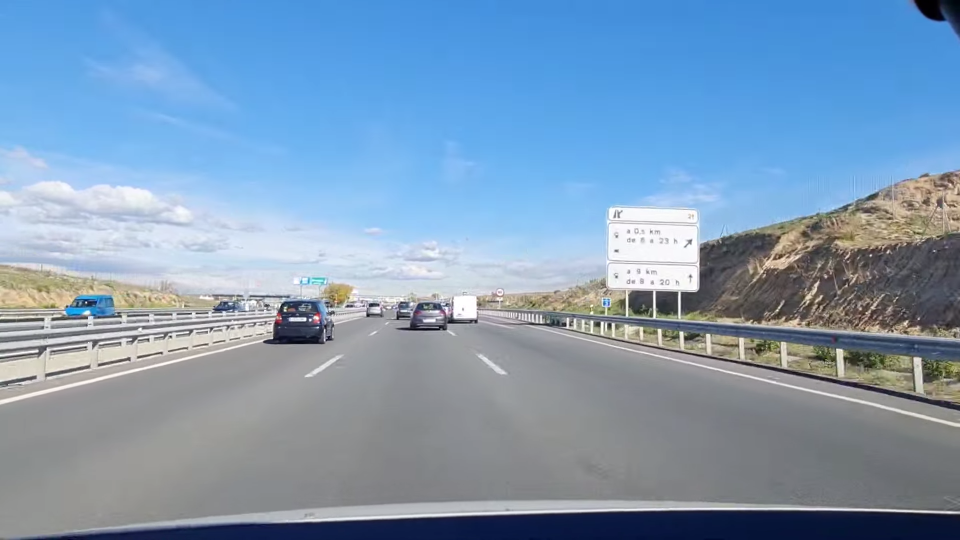
#> input picture imagenesTest/00000.png, 1920 x 1080 px (shown at 1/2 size); its folder holds only this picture in this run
$ jupyter execute --allow-errors notebook_BlueFilter_deff_criss.ipynb
#> lines starting #> are read from the running program, lines starting #| are printed output that depends on the picture; after the words box and inside, x2 and y2 are one past the last pixel; in counts of white or black regions, pixels touching at a corner belong together
## Práctica 1 - Detección de paneles de señalización vertical azul en autovías

Se desea construir un sistema para la detección automática de paneles informativos de tráfico de color azul, en imágenes realistas que han sido tomadas desde un coche (ver figura adjunta). Los paneles se han diseñado para que sean fácilmente distinguibles del entorno en cualquier condición de luz, color de fondo y climatología.

Observando la imagen adjunta podemos hacernos una idea sobre el tipo de información que nos permitirá distinguir un tipo de otro de panel, e incluso localizarlos en una imagen de carretera. En particular, se distinguen por su forma geométrica rectangular, por las zonas en las que se divide (borde claro y fondo oscuro) o por el color del mismo (azul y blanco). Es decir, para detectar este tipo de paneles podríamos utilizar:
- Un detector de regiones de alto contraste (detectaríamos la parte interna del panel).
- Un algoritmo que detectase rectángulos (p.ej., combinando detección de líneas con detectores de esquinas).
- Un algoritmo para descubrir qué píxeles son de color azul en la imagen junto con su distribución espacial.
- Detectar ciertas formas que aparecen en los paneles en localizaciones especiales (símbolo de salida de la autopista por la izquierda o derecha, diversos tipos de flechas, etc.).
- Cualquier otra técnica que tenga en cuenta color y forma.

El objetivo de esta práctica es desarrollar un detector básico de sub-paneles de información en autovías (como se ve en la figura adjunta). Hablamos de sub-paneles porque la idea es detectar cada una de las regiones rectangulares azules enmarcadas con un borde blanco en los paneles de la carretera. Para desarrollar el algoritmo de detección, como en muchos otros problemas de este tipo, se ofrece una
colección de imágenes de test tomadas desde un coche.

[cell 1]
import cv2
import os
import numpy as np
from matplotlib import pyplot as plt, colors
from colorsys import hsv_to_rgb
from random import random

# Carga de imagenes
Cargar las imágenes de aprendizaje en color, guardarlas en una lista y mostrar la primera y la última usando imshow de matplotlib.

[cell 2]
def upload_images(images_dir):
#> called with images_dir = 'imagenesTest'
    images = []

    for file in os.listdir(images_dir):
        if file.endswith(".jpg") or file.endswith(".png"):
            img_path = os.path.join(images_dir, file)
            image = cv2.imread(img_path)
#> image is the input picture: shape (1080, 1920, 3); mean B, G, R 182.1, 154.8, 127.1
            if image is not None:
                images.append(image)

    return images

def show_first_and_last(images):
    if len(images) > 0:
        _, axes = plt.subplots(1, 2, figsize=(15, 3))

        axes[0].imshow(cv2.cvtColor(images[0], cv2.COLOR_BGR2RGB))
        axes[0].set_title('Primera')

        axes[1].imshow(cv2.cvtColor(images[-1], cv2.COLOR_BGR2RGB))
        axes[1].set_title('Última Imagen')
        plt.show()

    else:
        print("No se encontraron imágenes en la carpeta especificada.")

#-------------------------------------------------------------------------------------------------------------
original_images = upload_images('imagenesTest')
#> original_images = 1 item
show_first_and_last(original_images)
#> in show_first_and_last, `plt.show()`:
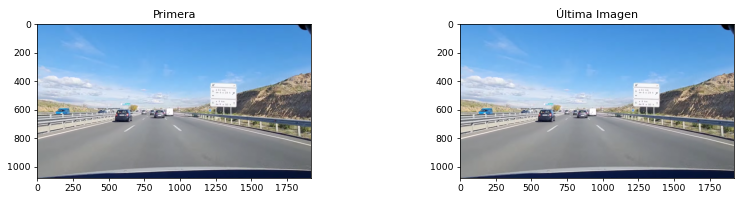
#> figure drawn by matplotlib, 2 panels

# FUNCIONES PARA NORMALIZAR LAS IMAGENES ANTES DE APLICAR MSER

## Pasar a niveles de gris

[cell 3]
# [4 lines left out: function gray_scale, not called in this run]

## Filtro de color azul

[cell 4]
def blue_filter(images):
    filtered_images = []

    for image in images:
        clahe = cv2.createCLAHE(clipLimit=2.0, tileGridSize=(8, 8))
        lab = cv2.cvtColor(image, cv2.COLOR_BGR2LAB)
        lab_planes = cv2.split(lab)
        lab_planes = list(lab_planes)
        lab_planes[0] = clahe.apply(lab_planes[0])
        lab = cv2.merge(lab_planes)
        image = cv2.cvtColor(lab, cv2.COLOR_LAB2BGR)

        img = cv2.cvtColor(image, cv2.COLOR_BGR2HSV)
        mask = cv2.inRange(img, np.array([90, 155, 0]), np.array([130, 255, 255]))

        filtered_images.append(mask)
    return filtered_images

[cell 5]
def blue_filter_img(img):
    clahe = cv2.createCLAHE(clipLimit=2.0, tileGridSize=(8, 8))
    lab = cv2.cvtColor(img, cv2.COLOR_BGR2LAB)
    lab_planes = cv2.split(lab)
    lab_planes = list(lab_planes)
    lab_planes[0] = clahe.apply(lab_planes[0])
    lab = cv2.merge(lab_planes)
    image = cv2.cvtColor(lab, cv2.COLOR_LAB2BGR)

    img = cv2.cvtColor(image, cv2.COLOR_BGR2HSV)
    mask = cv2.inRange(img, np.array([90, 155, 0]), np.array([130, 255, 255]))
    return mask

## Incremento de saturación

[cell 6]
# [5 lines left out: function increase_saturation, not called in this run]

[cell 7]
def saturacion(images):
    imagesResult = []

    for image in images:
        hsv_image = cv2.cvtColor(image, cv2.COLOR_BGR2HSV)
        s_channel = hsv_image[:,:,1]
        indexSaturation = np.mean(s_channel)
        newImage = image.copy()

        if (indexSaturation<27):
            newImage = increase_saturation(newImage)
            imagesResult.append(newImage)
        else:
            imagesResult.append(newImage)
#> this loop made 1 pass
#> indexSaturation on pass 1: 76.89
#> pass 1, in saturacion, `s_channel = hsv_image[:,:,1]`:
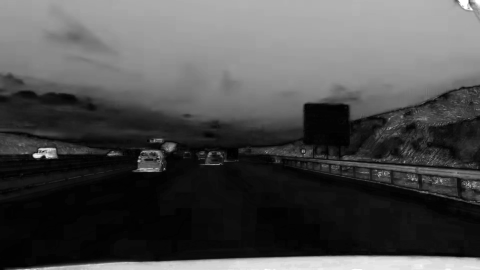
#> s_channel: shape (1080, 1920) (shown at 1/4 size); min 0, max 255, mean 76.9
#> after the loop, imagesResult = 1 item

    return imagesResult

imagenesSaturadas = saturacion(original_images.copy())
#> imagenesSaturadas = 1 item

# Detección de regiones de alto contraste

Utilizar MSER como detector de regiones de alto contraste (mser.detectRegions).

Crear una función que aplique MSER a la lista de imágenes. Hay que tener en cuenta que los parámetros de MSER se pueden ajustar en el constructor de la clase (cv2.MSER_create). El ajustar los parámetros puede suponer eliminar muchas detecciones incorrectas (http://stackoverflow.com/questionshttps://stackoverflow.com/questions/53317592/reading-pascal-voc-annotations-in-python/17647500/exact-meaning-of-the-parameters-given-to-initialize-mser-in-opencv-2-4-x).

Mostrar el resultado de aplicar la función sobre la primera y la última imagen de la lista usando imshow de matplotlib.

#### Aplicamos el filtro de azul a las imagenes para crear las mascaras donde aplicaremos MSER

[cell 8]
filtered_images = blue_filter(imagenesSaturadas.copy())
#> the loop in blue_filter, `for image in images:` made 1 pass
#> filtered_images = 1 item

[cell 9]
def mser(isat, filtered_images):
    processed_images = [] # Original and saturation-enhanced images in case of fog
    images_with_drawn_regions = []
    detected_regions = []

    for i, _ in enumerate(filtered_images):
        copy_filtered_img = filtered_images[i].copy()
        copy_originald_img = isat[i].copy() # To increase saturation
        copy_original = isat[i].copy() # To draw the regions

        kernel = cv2.getStructuringElement(cv2.MORPH_RECT, (4,4))
        filtered_image = cv2.dilate(copy_filtered_img, kernel)
        filtered_image = filtered_image-copy_filtered_img

        mser = cv2.MSER_create(delta=10, max_variation=0.05, min_area=900, max_area=5000)
        polygons, _ = mser.detectRegions(filtered_image)

        hulls = []
        for p in polygons:
            hull = cv2.convexHull(p.reshape(-1, 1, 2))
            hulls.append(hull)

        detected_regions.append(polygons)
        processed_images.append(copy_originald_img)

        cv2.polylines(copy_original, hulls, 1, (0, 0, 255), 3)
        images_with_drawn_regions.append(copy_original)
#> this loop made 1 pass
#> kernel on pass 1: [[1, 1, 1, 1], [1, 1, 1, 1], [1, 1, 1, 1], [1, 1, 1, 1]]
#> pass 1, in mser, `copy_filtered_img = filtered_images[i].copy()`:
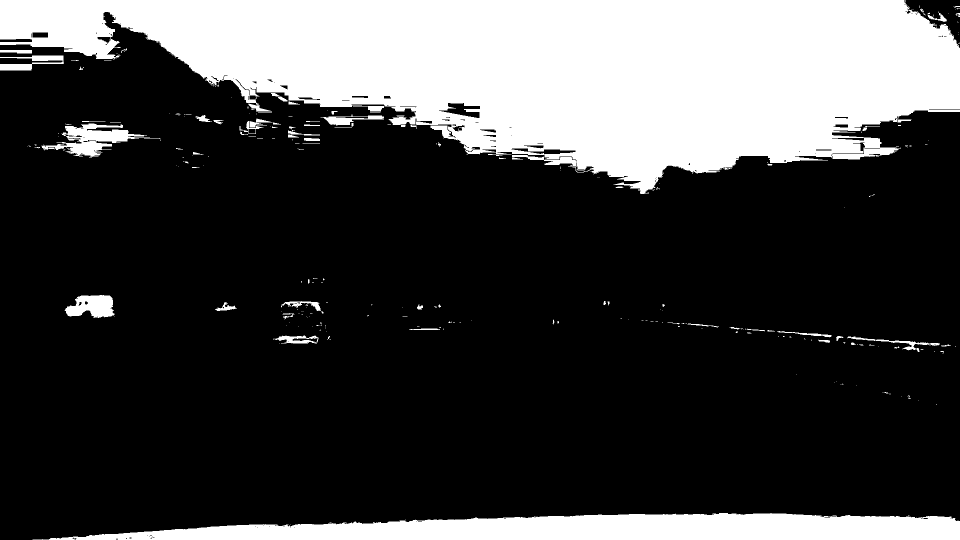
#> copy_filtered_img: shape (1080, 1920) (shown at 1/2 size); 26% white; 287 white regions (209 under 20 px), largest, box (x1, y1, x2, y2) and area: (0, 0, 1920, 388) 448755, (65, 1026, 1920, 1080) 70014, (84, 247, 300, 315) 5758
#> pass 1, in mser, `filtered_image = filtered_image-copy_filtered_img`:
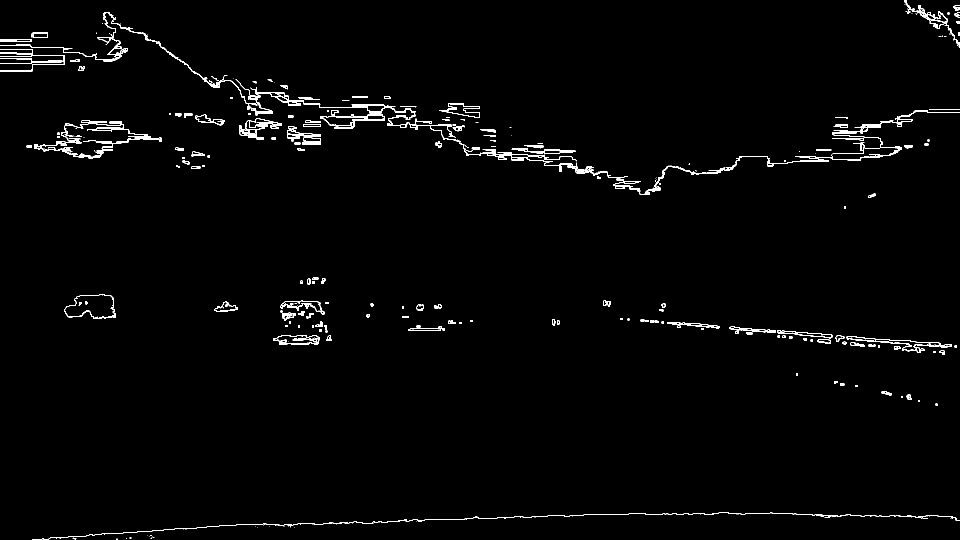
#> filtered_image: shape (1080, 1920) (shown at 1/2 size); 1.5% white in thin lines or dots
#> after the loop:
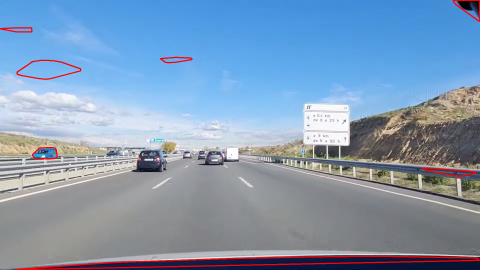
#> copy_original: shape (1080, 1920, 3) (shown at 1/4 size); mean B, G, R 180.6, 153.8, 129.9
#> after the loop, detected_regions = 1 item; images_with_drawn_regions = 1 item; processed_images = 1 item

    show_first_and_last(images_with_drawn_regions)

    return images_with_drawn_regions, detected_regions, processed_images

#---------------------------------------------------------------------------------------------
images_with_drawn_regions, detected_regions, processed_images = mser(imagenesSaturadas.copy(), filtered_images.copy())
#> images_with_drawn_regions = 1 item; detected_regions = 1 item; processed_images = 1 item

[cell 10]
# To display the result of all images
'''
for i,image in enumerate(images_with_drawn_regions):
    cv2.imshow('IMAGE: '+ str(i+1), images_with_drawn_regions[i])
    cv2.waitKey(0)
    cv2.destroyAllWindows()
'''

Crear una función que extraiga en un rectángulo los píxeles de la región detectada (cv2.boundingRect).

Mostrar gráficamente el resultado de aplicar la función sobre la primera y la última imágenes devueltas en el paso anterior.

[cell 11]
def rectangle_of_regions(processed_images, detected_regions):
    images_with_boxed_regions  = []

    for i, _ in enumerate(processed_images):
        copy = processed_images[i].copy()

        for region in detected_regions[i]:
            x, y, w, h = cv2.boundingRect(region)
            cv2.rectangle(copy, (x, y), (x + w, y + h), (0, 0, 255), 3)

        images_with_boxed_regions.append(copy)
#> this loop made 1 pass
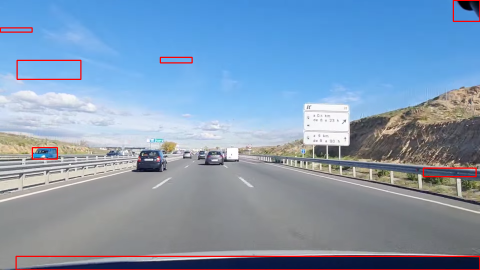
#> copy: shape (1080, 1920, 3) (shown at 1/4 size); mean B, G, R 180.3, 153.3, 129.2
#> after the loop, images_with_boxed_regions = 1 item
    show_first_and_last(images_with_boxed_regions)

    return images_with_boxed_regions

#---------------------------------------------------------------------------------------------
images_with_boxed_regions = rectangle_of_regions(imagenesSaturadas.copy(), detected_regions.copy())
#> images_with_boxed_regions = 1 item

#> (a cell that did not finish here is left out)

Crear una función que elimine las regiones con una relación de aspecto (ancho/alto) muy diferente de la que tienen los sub-paneles. Si las regiones son demasiado alargadas en horizontal o vertical se podrán eliminar.

Mostrar gráficamente el resultado de aplicar la función sobre alguna imagen que rechace y sobre otra que acepte.

[cell 13]
def rectangle_filtered(processed_images, detected_regions):
    images_filtered_rectangles = []
    filtered_regions = []

    for i, _ in enumerate(processed_images):
        filtered_regions_act_img = []
        copy = processed_images[i].copy()

        for j, region in enumerate(detected_regions[i]):
            x, y, w, h = cv2.boundingRect(region)
            aspect_ratio = w / float(h)

            if aspect_ratio > 0.6 and aspect_ratio < 6.5:
                # We check if the region is inside another region
                is_inside = False
                for k, other_region in enumerate(detected_regions[i]):
                    if j != k:
                        x_other, y_other, w_other, h_other = cv2.boundingRect(other_region)
                        if x_other <= x and y_other <= y and x_other + w_other >= x + w and y_other + h_other >= y + h:
                            is_inside = True
                            break

                if not is_inside:
                    filtered_regions_act_img.append(region)
                    cv2.rectangle(copy, (x, y), (x + w, y + h), (0, 0, 255), 3)

        filtered_regions.append(filtered_regions_act_img)
        images_filtered_rectangles.append(copy)
#> after the loop, filtered_regions = 1 item; images_filtered_rectangles = 1 item

    show_first_and_last(images_filtered_rectangles)

    return images_filtered_rectangles, filtered_regions

#---------------------------------------------------------------------------------------------------------------------------------------------
images_filtered_rectangles, filtered_regions = rectangle_filtered(imagenesSaturadas.copy(), detected_regions.copy())
#> images_filtered_rectangles = 1 item; filtered_regions = 1 item

Nota: Además de filtrar por la relación de aspecto de las regiones detectadas esta función también elimina los rectangulos de las regiones que estén dentro de otros rectangulos

#> (a cell that did not finish here is left out)

En los sub-paneles, es posible que MSER haya detectado originalmente la región azul interna al borde blanco. Por tanto, es conveniente agrandar un poco el rectángulo detectado para que la imagen recortada contenga el sub-panel completo (incluyendo el borde blanco, y no sólo su parte interna). Si no se hace esto podemos tener una tasa de detección peor de la que realmente tenemos dado que las detecciones no solaparán completamente con las anotaciones.

Crear una función que agrande la zona y que muestre gráficamente el resultado de aplicar la función sobre la primera y la última imágenes devueltas en la celda de la función en MSER.

[cell 15]
def expand_regions(processed_images, filtered_regions):
    images_extended_regions = []
    extended_regions = []
    possible_panels = []

    for i, img in enumerate(processed_images):
        copy = img.copy()
        extended_regions_img = []
        possible_panels_img = []

        for region in filtered_regions[i]:
            x, y, w, h = cv2.boundingRect(region)

            # we expand the region without leaving the image limits
            x_new = max(0, x - 15)
            y_new = max(0, y - 15)
            w_new = min(img.shape[1] - x_new, w + 30)
            h_new = min(img.shape[0] - y_new, h + 30)
            tuple_of_coords = (x_new, y_new, w_new, h_new)

            rectangulo = cv2.rectangle(copy, (x_new, y_new), (x_new + w_new, y_new + h_new), (0, 0, 255), 3)
            pixels_region = processed_images[i][y_new:y_new+h_new, x_new:x_new+w_new]

            possible_panels_img.append((rectangulo, pixels_region))
            extended_regions_img.append(tuple_of_coords)

        possible_panels.append(possible_panels_img)
        images_extended_regions.append(copy)
        extended_regions.append(extended_regions_img)
#> after the loop, extended_regions = [[(1798, 0, 122, 114), (626, 214, 157, 52), (114, 575, 130, 76), (1678, 657, 241, 64), (53, 226, 285, 106)]]; images_extended_regions = 1 item; possible_panels = 1 item

    show_first_and_last(images_extended_regions)

    return images_extended_regions, extended_regions, possible_panels

#--------------------------------------------------------------------------------------------------------------------------
images_extended_regions, extended_regions, possible_panels = expand_regions(processed_images, filtered_regions)
#> images_extended_regions = 1 item; possible_panels = 1 item

#> (a cell that did not finish here is left out)

#> (a cell that did not finish here is left out)

#### Deteccion de subpaneles dentro de la region del cartel
La función mser que hemos desarrollado previamente obtiene la region donde se encuentra el panel. En algunas imagenes es capaz de encontrar dos regiones, la de los subpaneles superiores y la del subpanel inferior. A continuación la idea es teniendo esas regiones encontrar la división de los subpaneles.

[cell 18]
def detect_subpanels(processed_images, possible_panels):
    possible_subpanels = []

    for i, _ in enumerate(processed_images):
        possible_subpanels_img = []

        for _, pixels_region in possible_panels[i]:
            high, width = pixels_region.shape[:2]

            enlarged_region = cv2.resize(pixels_region, (int(width * 3), int(high * 3)))
            copy = enlarged_region.copy()

            binary = blue_filter_img(enlarged_region)
            filtered_image = cv2.Canny(binary, 100, 200)

            kernel = cv2.getStructuringElement(cv2.MORPH_RECT, (5,5))
            dilated_image = cv2.dilate(filtered_image, kernel)

            mser = cv2.MSER_create(delta=10, max_variation=0.05, min_area=8000, max_area=50000)
            polygons, _ = mser.detectRegions(dilated_image)

            for polygon in polygons:
                x, y, w, h = cv2.boundingRect(polygon)
                aspect_ratio = w / float(h)
                if aspect_ratio > 0.6 and aspect_ratio < 7:

                    x_new = max(0, x - 20)
                    y_new = max(0, y - 20)
                    w_new = min(copy.shape[1] - x_new, w + 40)
                    h_new = min(copy.shape[0] - y_new, h + 40)

                    pixels_region_sub = copy[y_new:y_new+h_new, x_new:x_new+w_new]
                    possible_subpanels_img.append(pixels_region_sub)

        possible_subpanels.append(possible_subpanels_img)
#> this loop made 1 pass
#> pass 1, in blue_filter_img, `image = cv2.cvtColor(lab, cv2.COLOR_LAB2BGR)`:
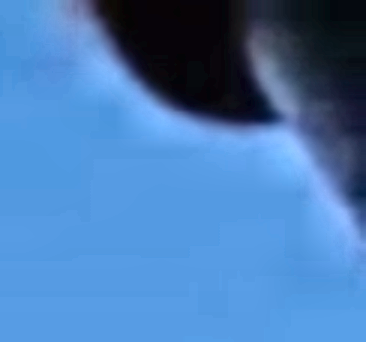
#> image: shape (342, 366, 3); mean B, G, R 181.1, 123.9, 73.4
#> after the loop:
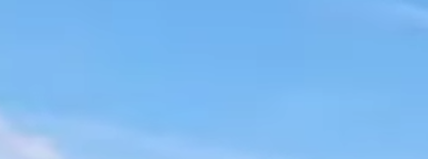
#> enlarged_region: shape (318, 855, 3) (shown at 1/2 size); mean of channels 0, 1, 2 241.6, 186.5, 126.4; drawn as B, G, R
#> after the loop, possible_subpanels = 1 item

    return possible_subpanels

#----------------------------------------------------------------------------------------------------------------------------------------------------------
possible_subpanels = detect_subpanels(processed_images, possible_panels)
#> possible_subpanels = 1 item

# La lista "possible_subpaneles" es del tipo [[img,img,...], [...], ...]. Tendra una lista de imagenes de las subregiones de cada imagen

[cell 19]
# To display all the image of possible subpanels
'''
for i in range(len(possible_subpaneles)):
    for j in range(len(possible_subpaneles[i])):
        cv2.imshow('IMAGEN: '+ str(i) + ' REGION ' + str(j), possible_subpaneles[i][j])
        cv2.waitKey(0)
        cv2.destroyAllWindows()
'''

## Detección mediante correlación de máscaras

En esta sección se desea utilizar el espacio de color HSV para localizar los píxeles que sean del color azul (característico del panel) y que estén muy saturados (tiene que ser un azul bastante puro).

Para ello, en primer lugar se necesita construir una máscara ideal. Por ejemplo un np.array de tamaño fijo (p.ej. 40x80) en el que los píxeles azules y muy saturados tengan valor 1, y 0 el resto. Esta matriz será la máscara de color azul saturado del sub-panel informativo general. La máscara indicaría en qué píxeles debería tener color azul saturado el subpanel.

Mostrar gráficamente la máscara ideal usando imshow.

En el lado izquierdo veremos la imagen original del cartel ideal y en el lado derecho el cartel ideal tras haber aplicado el filtro de azul

[cell 20]
ideal_mask = cv2.imread("./ideal_mask.png", 1)
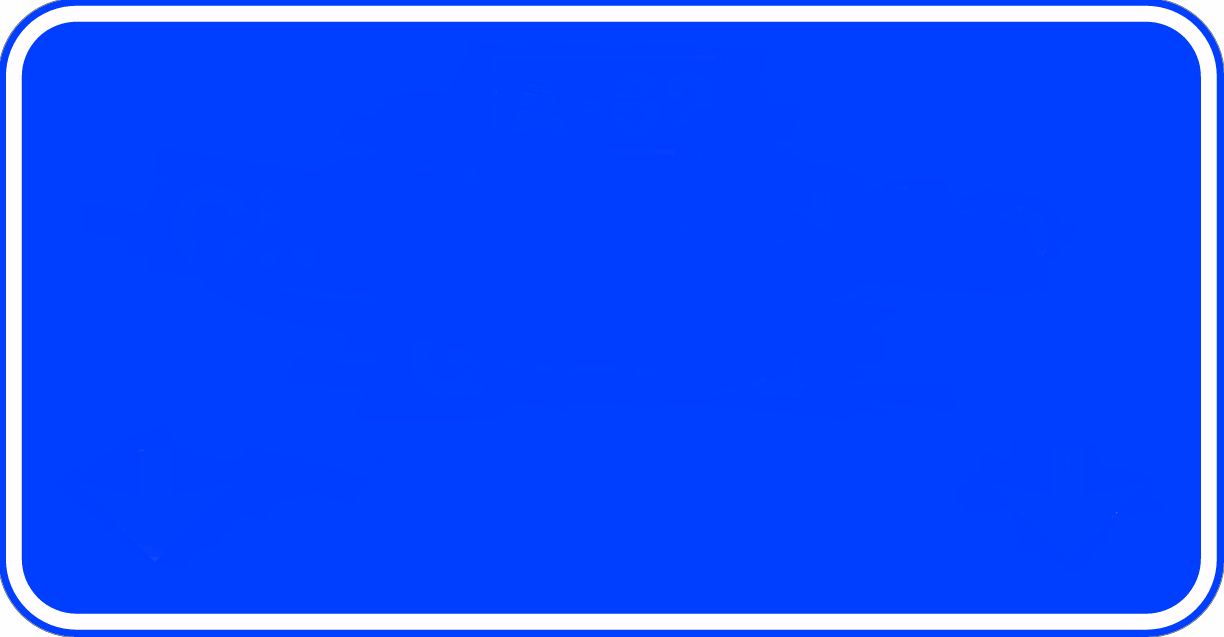
#> input picture ideal_mask.png, 1224 x 637 px
#> ideal_mask is the input picture: shape (637, 1224, 3); mean B, G, R 254.8, 77.4, 19.8
ideal_mask = cv2.resize(ideal_mask, (80, 40))
#> ideal_mask: shape (40, 80, 3)

ideal_mask_blue = blue_filter_img(ideal_mask)
#> in blue_filter_img (call 6), `image = cv2.cvtColor(lab, cv2.COLOR_LAB2BGR)`:
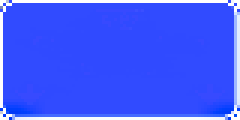
#> image: shape (40, 80, 3) (shown 3 times larger); mean B, G, R 254.9, 89.6, 64.6
#> (the rest of the program and of its run is left out)
